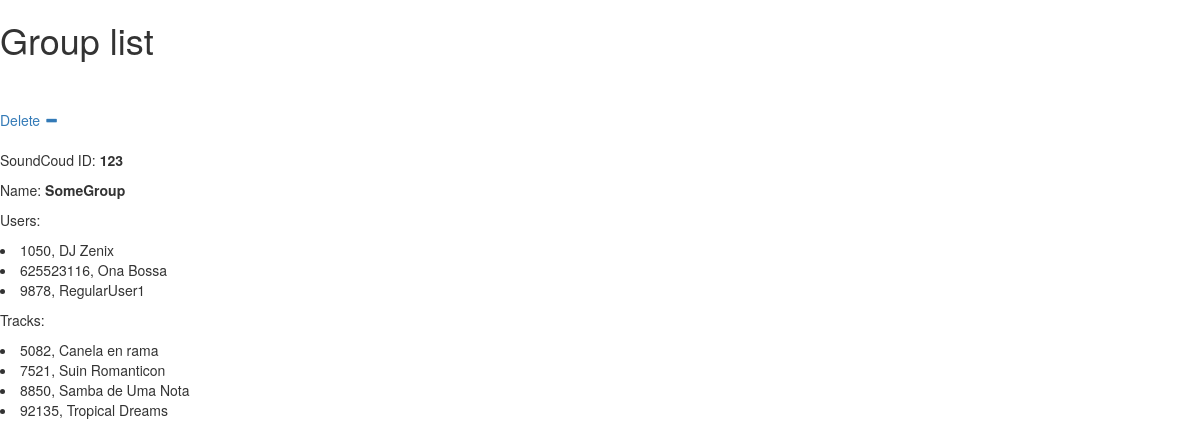
The app's page /groups/3 with its own data.
### iMusicMatch/models.py (models this page shows)
class Group(models.Model):
    scID = models.IntegerField() #ID used in SoundCloud API
    name = models.CharField(max_length=100)
    userList = models.ManyToManyField(User)
    tracks = models.ManyToManyField(Track, blank=True)
    def __unicode__(self):
        return "{0}, {1}".format(self.scID, self.name)

class User(models.Model):
    scID = models.IntegerField()
    permalink = models.CharField(max_length=100)
    name = models.CharField(max_length=100)
    def __unicode__(self):
        return "{0}, {1}".format(self.scID, self.name)

class Track(models.Model):
    scID = models.IntegerField()
    name = models.CharField(max_length=100)
    duration = models.IntegerField() #Time in seconds
    owner = models.ForeignKey(User, null=True)
    def __unicode__(self):
        return "{0}, {1}".format(self.scID, self.name)

### iMusicMatch/views.py (the view)
# urls.py: url(r'^groups/(?P<objID>[0-9]+)',    views.ShowSpecificGroup,    name='group_detail'),
def ShowSpecificGroup(request, objID):
    gps = Group.objects.filter(id=int(objID))
    return render(request, 'iMusicMatch/ListingHTMLGroup.html', {'gps':gps})

### templates/iMusicMatch/ListingHTMLGroup.html (shortened to what this page needs)
<link rel="stylesheet" href="//maxcdn.bootstrapcdn.com/bootstrap/3.2.0/css/bootstrap.min.css">
<link rel="stylesheet" href="//maxcdn.bootstrapcdn.com/bootstrap/3.2.0/css/bootstrap-theme.min.css">
 <html>
        <head>
        </head>
        <body>
             <div>
                <h1><p>Group list</p></h1>
                 <br> </br>
            </div>
        {% for gp in gps %}
 <a class="marge" href="{% url 'delete_group' gp.id %}" class="top-menu">Delete  <span class="glyphicon glyphicon-minus"></span></a>
            <br> </br>
                <p>SoundCoud ID: <b>{{ gp.scID }}</b></p>
                <p>Name: <b>{{ gp.name }}</b></p>
                <p>Users: {%  for user in gp.userList.all %}
                    <li>{{ user }}
                    {% endfor %}</li></p>
                <p>Tracks: {%  for track in gp.tracks.all %}
                    <li>{{ track }}
                    {% endfor %}</li></p>
        {% endfor %}
        </body>
    </html>

### records on screen
Group: scID "123", name "SomeGroup"
User: scID+name "1050, DJ Zenix"
User: scID+name "625523116, Ona Bossa"
User: scID+name "9878, RegularUser1"
Track: scID+name "5082, Canela en rama"
Track: scID+name "7521, Suin Romanticon"
Track: scID+name "8850, Samba de Uma Nota"
Track: scID+name "92135, Tropical Dreams"
